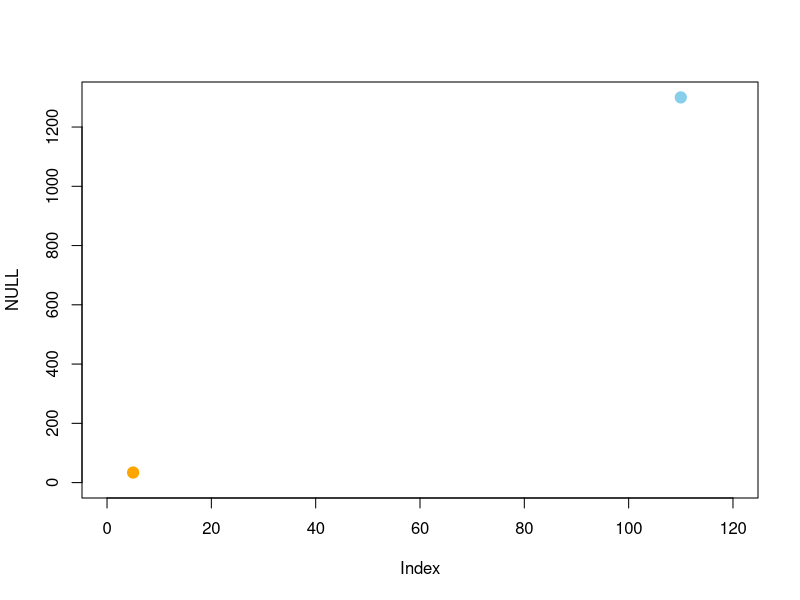

Reproduce this figure in R.
## ---- chunk 1
plot(NULL, xlim = c(0, 120), ylim = c(0, 1300))
points(5, 34, col="orange", pch=19, cex=1.5)
points(110, 1300, col="skyblue", pch=19, cex=1.5)
